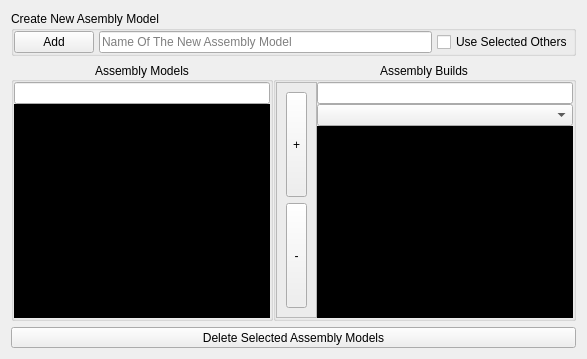
          <widget class="BASE_Closeable_Tab" name="Assembly_Models_List_Page">
           <property name="toolTipDuration">
            <number>-4</number>
           </property>
           <property name="styleSheet">
            <string notr="true">QListView {
    show-decoration-selected: 1; /* make the selection span the entire width of the view */
		
	color: rgb(255, 255, 255);
	background-color: rgb(0, 0, 0);
	
}

QListView::item:alternate {
    background: #EEEEEE;
}

QListView::item:selected {
    border: 1px solid #6a6ea9;
}

QListView::item:selected:!active {
    background: qlineargradient(x1: 0, y1: 0, x2: 0, y2: 1, stop: 0 #ABAFE5, stop: 1 #8588B2);
}

QListView::item:selected:active {
    background: qlineargradient(x1: 0, y1: 0, x2: 0, y2: 1, stop: 0 #6a6ea9, stop: 1 #888dd9);
}
/*
QListView::item:hover {
    background: qlineargradient(x1: 0, y1: 0, x2: 0, y2: 1, stop: 0 #FAFBFE, stop: 1 #DCDEF1);
}
*/</string>
           </property>
           <property name="tab_location_index" stdset="0">
            <number>1</number>
           </property>
           <attribute name="icon">
            <iconset>
             <normaloff>:/entity_types/Assembly_Model.png</normaloff>:/entity_types/Assembly_Model.png</iconset>
           </attribute>
           <attribute name="title">
            <string>Models</string>
           </attribute>
           <layout class="QVBoxLayout" name="verticalLayout_46">
            <item>
             <widget class="QGroupBox" name="Assembly_Models_Creation_GroupBox">
              <property name="sizePolicy">
               <sizepolicy hsizetype="Preferred" vsizetype="Maximum">
                <horstretch>0</horstretch>
                <verstretch>0</verstretch>
               </sizepolicy>
              </property>
              <property name="title">
               <string>Create New Asembly Model</string>
              </property>
              <layout class="QHBoxLayout" name="horizontalLayout_9">
               <property name="spacing">
                <number>5</number>
               </property>
               <property name="leftMargin">
                <number>0</number>
               </property>
               <property name="topMargin">
                <number>0</number>
               </property>
               <property name="rightMargin">
                <number>0</number>
               </property>
               <property name="bottomMargin">
                <number>0</number>
               </property>
               <item>
                <widget class="QPushButton" name="AM_Create_New_Add_Button">
                 <property name="sizePolicy">
                  <sizepolicy hsizetype="Minimum" vsizetype="Maximum">
                   <horstretch>0</horstretch>
                   <verstretch>0</verstretch>
                  </sizepolicy>
                 </property>
                 <property name="text">
                  <string>Add</string>
                 </property>
                 <property name="icon">
                  <iconset>
                   <normaloff>:/ui/createBin.png</normaloff>:/ui/createBin.png</iconset>
                 </property>
                </widget>
               </item>
               <item>
                <widget class="QLineEdit" name="AM_Create_New_Name_Input">
                 <property name="sizePolicy">
                  <sizepolicy hsizetype="Expanding" vsizetype="Maximum">
                   <horstretch>0</horstretch>
                   <verstretch>0</verstretch>
                  </sizepolicy>
                 </property>
                 <property name="placeholderText">
                  <string>Name Of The New Assembly Model</string>
                 </property>
                </widget>
               </item>
               <item>
                <widget class="QCheckBox" name="AM_Create_User_Selected_Others_Option">
                 <property name="sizePolicy">
                  <sizepolicy hsizetype="Minimum" vsizetype="Maximum">
                   <horstretch>0</horstretch>
                   <verstretch>0</verstretch>
                  </sizepolicy>
                 </property>
                 <property name="text">
                  <string>Use Selected Others</string>
                 </property>
                </widget>
               </item>
              </layout>
             </widget>
            </item>
            <item>
             <layout class="QHBoxLayout" name="horizontalLayout_15">
              <property name="spacing">
               <number>0</number>
              </property>
              <item>
               <widget class="QGroupBox" name="AModels_GroupBox">
                <property name="title">
                 <string>Assembly Models</string>
                </property>
                <property name="alignment">
                 <set>Qt::AlignCenter</set>
                </property>
                <layout class="QVBoxLayout" name="verticalLayout_21">
                 <property name="spacing">
                  <number>0</number>
                 </property>
                 <property name="leftMargin">
                  <number>0</number>
                 </property>
                 <property name="topMargin">
                  <number>0</number>
                 </property>
                 <property name="rightMargin">
                  <number>0</number>
                 </property>
                 <property name="bottomMargin">
                  <number>0</number>
                 </property>
                 <item>
                  <widget class="QLineEdit" name="AModels_Filter_Input_lineEdit"/>
                 </item>
                 <item>
                  <widget class="BASE_FILTERED_LIST_VIEW" name="AModels_List_View">
                   <property name="selectionMode">
                    <enum>QAbstractItemView::ExtendedSelection</enum>
                   </property>
                   <property name="Root_Index_Assembly_Type" stdset="0">
                    <string>Models</string>
                   </property>
                   <property name="Data_Model_Name" stdset="0">
                    <string>Filter_Models</string>
                   </property>
                  </widget>
                 </item>
                </layout>
               </widget>
              </item>
              <item>
               <widget class="QGroupBox" name="AM_AABuilds_GroupBox">
                <property name="title">
                 <string>Assembly Builds</string>
                </property>
                <property name="alignment">
                 <set>Qt::AlignCenter</set>
                </property>
                <layout class="QHBoxLayout" name="horizontalLayout_16">
                 <property name="spacing">
                  <number>0</number>
                 </property>
                 <property name="leftMargin">
                  <number>0</number>
                 </property>
                 <property name="topMargin">
                  <number>0</number>
                 </property>
                 <property name="rightMargin">
                  <number>0</number>
                 </property>
                 <property name="bottomMargin">
                  <number>0</number>
                 </property>
                 <item>
                  <widget class="QFrame" name="frame_6">
                   <property name="frameShape">
                    <enum>QFrame::StyledPanel</enum>
                   </property>
                   <property name="frameShadow">
                    <enum>QFrame::Raised</enum>
                   </property>
                   <layout class="QVBoxLayout" name="verticalLayout_14">
                    <item>
                     <widget class="QToolButton" name="AM_Add_Selected_Builds_Button">
                      <property name="sizePolicy">
                       <sizepolicy hsizetype="Minimum" vsizetype="Minimum">
                        <horstretch>0</horstretch>
                        <verstretch>0</verstretch>
                       </sizepolicy>
                      </property>
                      <property name="text">
                       <string>+</string>
                      </property>
                     </widget>
                    </item>
                    <item>
                     <widget class="QToolButton" name="AM_Remove_Selected_Builds_Button">
                      <property name="sizePolicy">
                       <sizepolicy hsizetype="Minimum" vsizetype="Minimum">
                        <horstretch>0</horstretch>
                        <verstretch>0</verstretch>
                       </sizepolicy>
                      </property>
                      <property name="text">
                       <string>-</string>
                      </property>
                     </widget>
                    </item>
                   </layout>
                  </widget>
                 </item>
                 <item>
                  <layout class="QVBoxLayout" name="verticalLayout_45">
                   <property name="spacing">
                    <number>0</number>
                   </property>
                   <item>
                    <widget class="QLineEdit" name="AM_AABuilds_Filter_Input_Line_Edit"/>
                   </item>
                   <item>
                    <widget class="AAS_Assignment_Filter_Type_ComboBox" name="AM_AABuilds_Filter_Options_Combo_Box"/>
                   </item>
                   <item>
                    <widget class="BASE_FILTERED_LIST_VIEW" name="AM_AABuilds_List_View">
                     <property name="selectionMode">
                      <enum>QAbstractItemView::ExtendedSelection</enum>
                     </property>
                     <property name="Data_Model_Name" stdset="0">
                      <string>Filter_Assigned_Builds_By_Active_Model</string>
                     </property>
                     <property name="Root_Index_Assembly_Type" stdset="0">
                      <string>Builds</string>
                     </property>
                    </widget>
                   </item>
                  </layout>
                 </item>
                </layout>
               </widget>
              </item>
             </layout>
            </item>
            <item>
             <widget class="QToolButton" name="AM_Delete_Selected_Models">
              <property name="sizePolicy">
               <sizepolicy hsizetype="Minimum" vsizetype="Fixed">
                <horstretch>0</horstretch>
                <verstretch>0</verstretch>
               </sizepolicy>
              </property>
              <property name="text">
               <string>Delete Selected Assembly Models</string>
              </property>
              <property name="icon">
               <iconset>
                <normaloff>:/icons/edit-delete</normaloff>:/icons/edit-delete</iconset>
              </property>
              <property name="toolButtonStyle">
               <enum>Qt::ToolButtonTextBesideIcon</enum>
              </property>
             </widget>
            </item>
           </layout>
          </widget>
